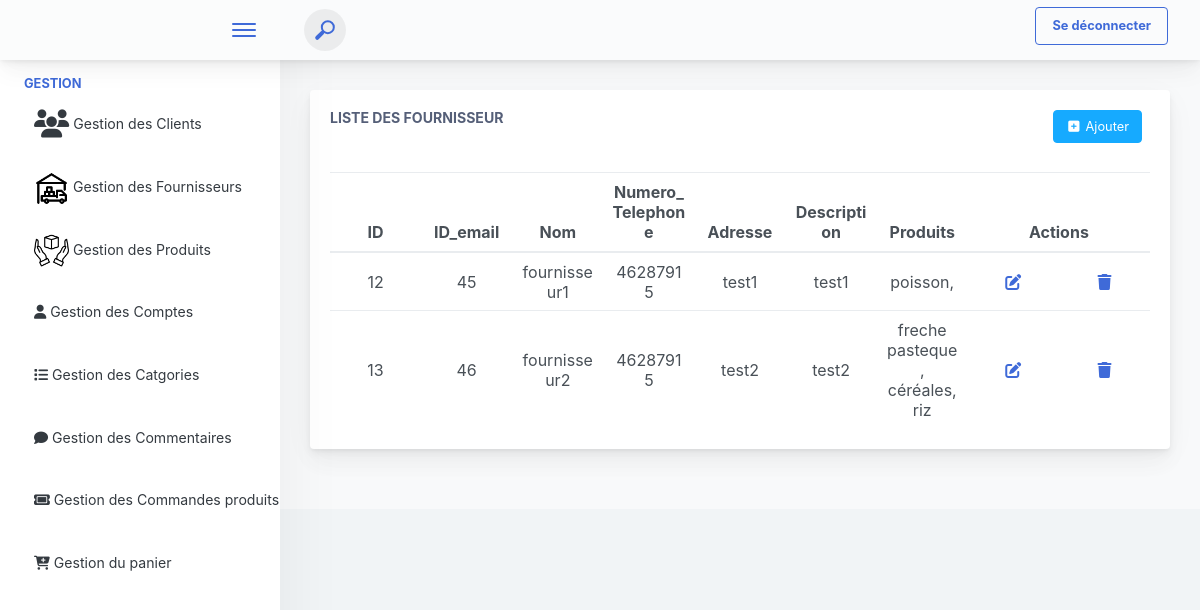
The app's page /affiche_fournisseur/, older data.
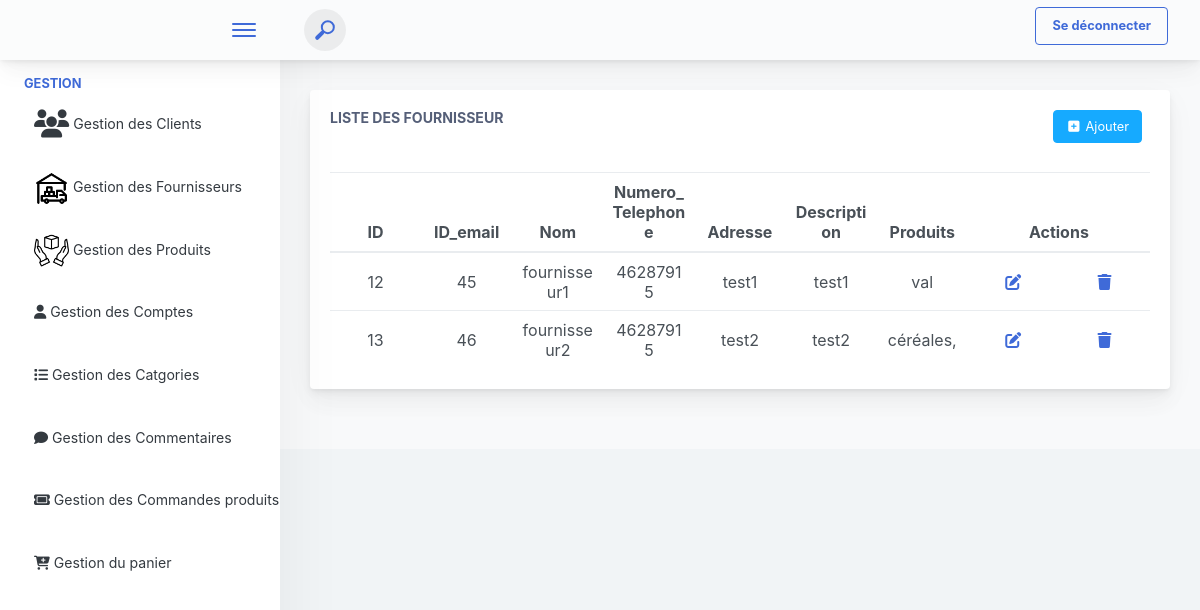
The same page, newer data.
### produits_app/models.py (models this page shows, shortened)
class Fournisseur(models.Model):
    id_fournisseur = models.AutoField(primary_key=True)
    id_email = models.ForeignKey(Compte, on_delete=models.CASCADE, default=4)
    nom_enterprise = models.CharField(max_length=100)
    num_tel = models.IntegerField(default=0)
    adresse = models.CharField(max_length=100, default='adresse')
    description = models.TextField()
    produits = models.ManyToManyField(Produit ,blank=True)

class Produit(models.Model):
    id_produit = models.AutoField(primary_key=True)
    nom = models.CharField(max_length=100)
    description = models.TextField()
    categorie = models.ForeignKey('Categorie', on_delete=models.CASCADE)
    prix = models.FloatField()
    id_fournisseur = models.ForeignKey('Fournisseur', on_delete=models.CASCADE)
    emplacement = models.CharField(max_length=100)
    date_publication = models.DateField(auto_now_add=True)
    image = models.ImageField(upload_to='produits_app/static/images/')

### produits_app/views.py (the view)
# urls.py: path('affiche_fournisseur/',views.affiche_fournisseur,name="affiche_fournisseur"),
def affiche_fournisseur(request):
    produits=Produit.objects.all()
    fournisseurs = Fournisseur.objects.all()
    return render(request,"interface_admin/Admin_Fournisseur/fournisseur_affichage.html",{'fournisseurs':fournisseurs,'produits':produits})

### produits_app/templates/interface_admin/Admin_Fournisseur/fournisseur_affichage.html (shortened to what this page needs)
{% extends 'interface_admin/navbar.html' %}
{% block content %}
  <div class="app-main__inner">
    <div class="app-page-title">
      <div class="row">
        <div class="col-lg-12">
          <div class="main-card mb-3 card">
            <div class="card-body">
              <div style="display: flex ; justify-content: space-between;">
                <div>
                  <h5 class="card-title">Liste des Fournisseur </h5>
                </div>
                <div style="display: flex ; justify-content: space-between;">
                  <div>
                    <a href="{% url 'ajouter_fournisseur' %}" class="mb-2 mr-2 btn btn-info"><i class="fa fa-fw" aria-hidden="true" title="Copier pour utiliser plus-square"></i> Ajouter </a>
                  </div>
                </div>
              </div>
              <br>
              <table class="mb-0 table" id="myTable">
                <thead>
                  <tr>
                    <th>ID</th>
                    <th>ID_email</th>
                    <th>Nom</th>
                    <th>Numero_Telephone</th>
                    <th>Adresse</th>
                    <th>Description</th>
                    <th>Produits</th>
                    <th colspan="2" >Actions</th>
                  </tr>
                </thead>
                <tbody>
                  {% for fournisseur in fournisseurs %}
                  <tr>
                    <td >{{fournisseur.id_fournisseur}}</td>
                    <td >{{fournisseur.id_email_id}}</td>
                    <td >{{fournisseur.nom_enterprise}}</td>
                    <td >{{fournisseur.num_tel}}</td>
                    <td >{{fournisseur.adresse}}</td>
                    <td >{{fournisseur.description}}</td>
                    <td>
                      {% for p in produits %}
                      {% if p.id_fournisseur.id_fournisseur == fournisseur.id_fournisseur %}
                        {{p.nom}}{% if not forloop.last %}, {% endif %}
                      {% endif %}
                      {% endfor %}
                    </td>
                    <td>
                      <a class='button' href="{% url 'modifier_fournisseur' fournisseur.id_fournisseur  %}"><i class="fa-solid fa-pen-to-square"></i></a>
                    </td>
                    <td>
                      <a class='button' href="{% url 'supprimer_fournisseur' fournisseur.id_fournisseur  %}"><i class="fa-solid fa-trash"></i></a>
                    </td>
                  </tr>
                  {% endfor %}
                </tbody>
              </table>
            </div>
          </div>
        </div>
      </div>
    </div>
  </div>
{% endblock %}

Row changes from the older to the newer data that the page shows:
removed Produit: nom "poisson", shown under Fournisseur "fournisseur1"
removed Produit: nom "freche pasteque", shown under Fournisseur "fournisseur2"
removed Produit: nom "riz", shown under Fournisseur "fournisseur2"
added Produit: nom "val", shown under Fournisseur "fournisseur1"
